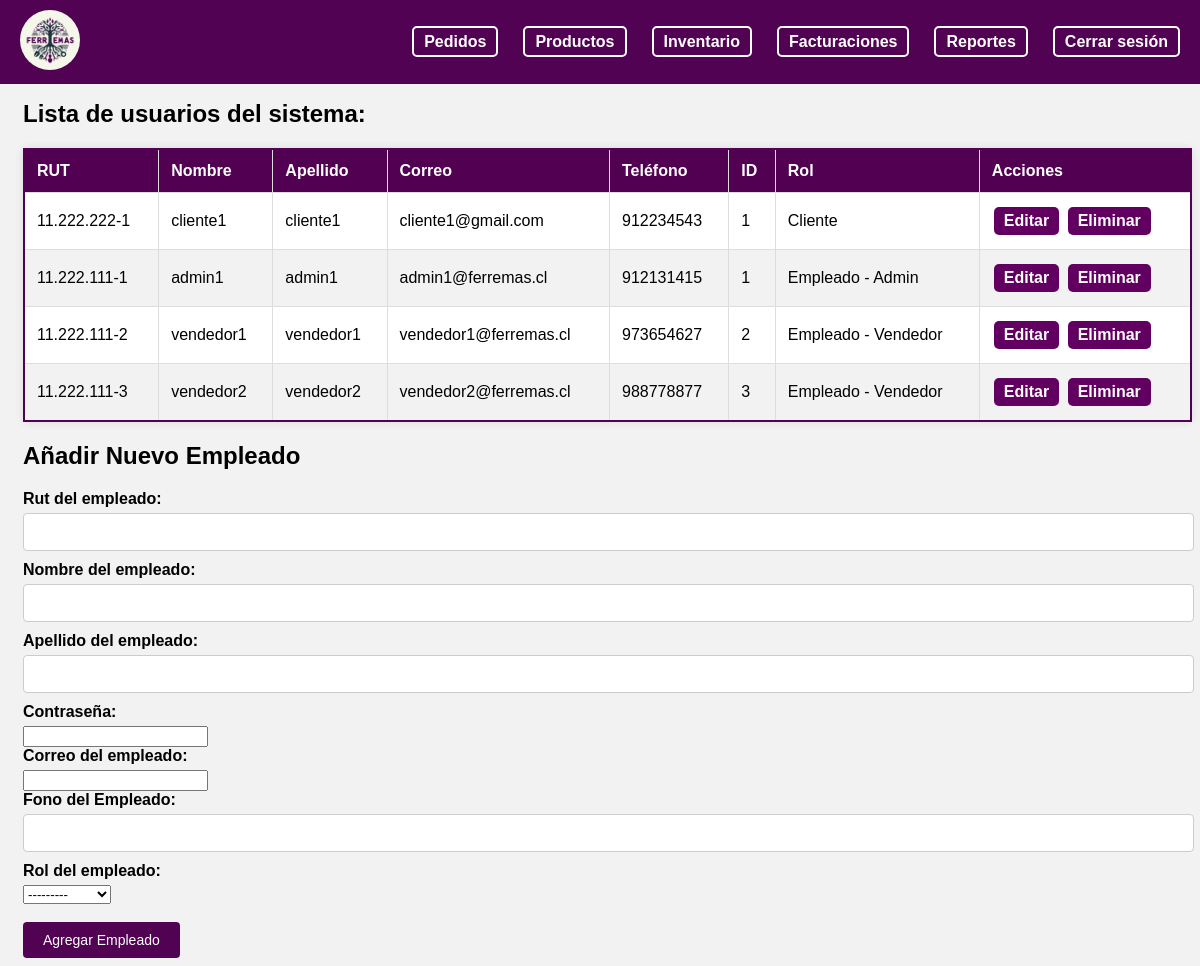
The app's page /adm_usuarios/ (signed in), older data.
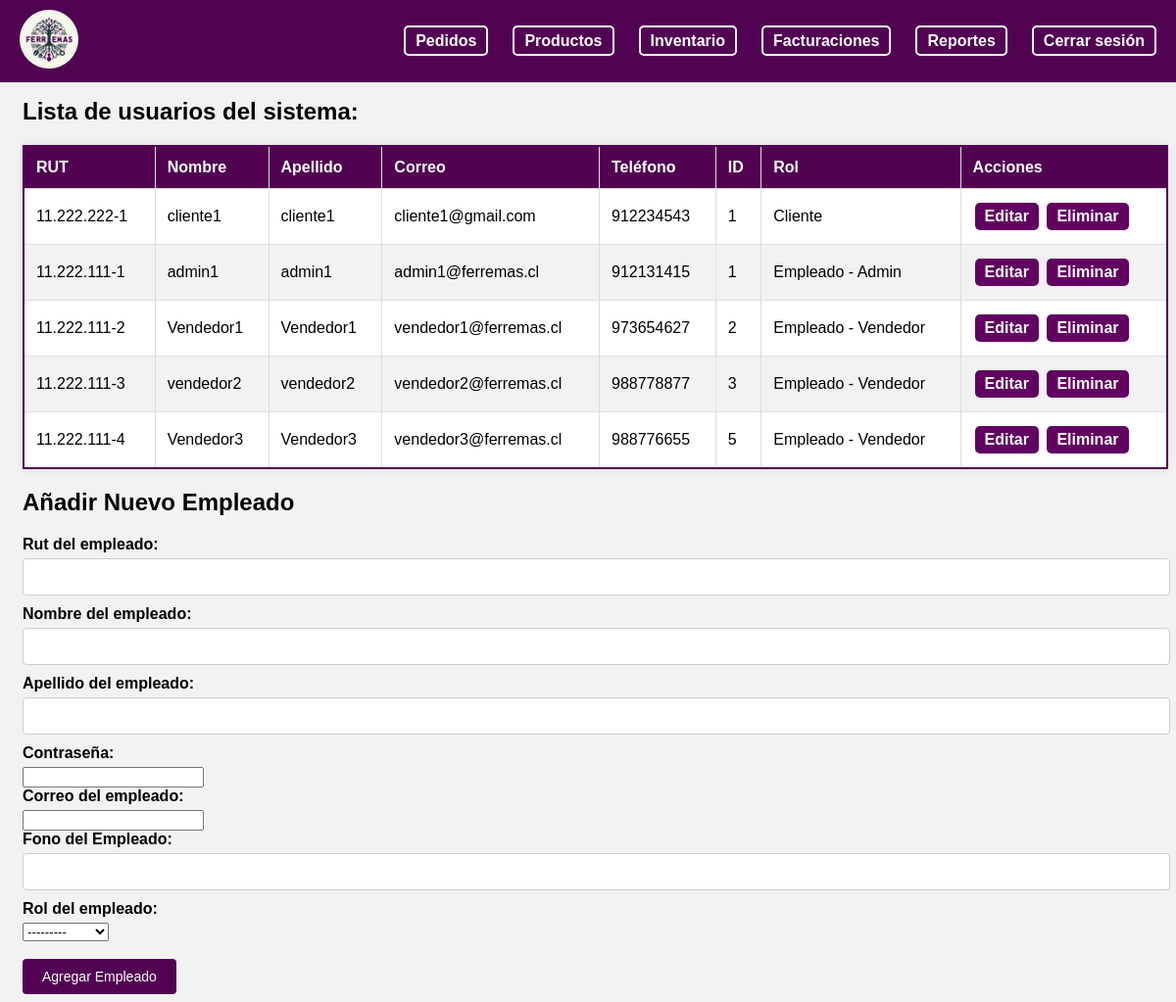
The same page, newer data.
### myapp/models.py (models this page shows, shortened)
class Cliente(models.Model):
    cli_id = models.AutoField(primary_key=True)
    cli_rut= models.CharField(max_length=12, null=False, unique=True)
    cli_name = models.CharField(max_length=15, null=False)
    cli_lastname = models.CharField(max_length=20, null=False)
    cli_password = models.CharField(max_length=20, null=False)
    cli_mail = models.EmailField(null=False)
    cli_fono = models.IntegerField(null=False)
    rol = models.ForeignKey(Rol, on_delete=models.CASCADE)

class Rol(models.Model):
    rol_id = models.CharField(max_length=3, primary_key=True)
    rol_description = models.CharField(max_length=12)
    def __str__(self):
        return self.rol_description

class Empleado(models.Model):
    emp_id = models.AutoField(primary_key=True)
    emp_rut= models.CharField(max_length=12, null=False, unique=True)
    emp_name = models.CharField(max_length=15, null=False)
    emp_lastname = models.CharField(max_length=20, null=False)
    emp_password = models.CharField(max_length=20, null=False)
    emp_mail = models.EmailField(null=False)
    emp_fono = models.IntegerField(null=False)
    rol = models.ForeignKey(Rol, on_delete=models.CASCADE)
    def __str__(self):
        return self.rol.rol_id +' - '+ self.emp_name +' '+ self.emp_lastname

### myapp/views.py (the view)
# urls.py: path('adm_usuarios/', views.adm_usuarios, name='adm_usuarios'),
def adm_usuarios(request):
    user_id = request.session.get('user_id')
    if not user_id:
        return redirect('home')
    try:
        empleado = Empleado.objects.get(emp_id=request.session['user_id'])
        print("Empleado ID from session:", request.session.get('user_id'))
        print("Empleado Profile for current user:", empleado)
    except Empleado.DoesNotExist:
        return JsonResponse({'error': 'Empleado no encontrado'})
    clientes = Cliente.objects.all()
    empleados = Empleado.objects.all()
    if request.method == 'POST':
        form = EmpleadoForm(request.POST, request.FILES)
        if form.is_valid():
            form.save()
            messages.success(request, 'Empleado añadido correctamente.')
            return redirect('adm_usuarios')
    else:
        form = EmpleadoForm()
    return render(request, 'empleado/admin/adm_usuarios.html', {'empleado': empleado, 'clientes': clientes, 'empleados': empleados, 'form': form})

### myapp/forms.py
class EmpleadoForm(forms.ModelForm):
    class Meta:
        model = Empleado
        fields = ['emp_rut', 'emp_name', 'emp_lastname', 'emp_password', 'emp_mail', 'emp_fono', 'rol']
        labels = {
            'emp_rut': 'Rut del empleado',
            'emp_name': 'Nombre del empleado',
            'emp_lastname': 'Apellido del empleado',
            'emp_password': 'Contraseña',
            'emp_mail': 'Correo del empleado',
            'emp_fono': 'Fono del Empleado',
            'rol': 'Rol del empleado',
        }
        widgets = {
            'emp_rut': forms.TextInput(attrs={'class': 'form-control'}),
            'emp_name': forms.TextInput(attrs={'class': 'form-control'}),
            'emp_lastname': forms.TextInput(attrs={'class': 'form-control'}),
            'emp_password': forms.PasswordInput(attrs={'class': 'form-control'}),
            'emp_mail': forms.EmailInput(attrs={'class': 'form-control'}),
            'emp_fono': forms.NumberInput(attrs={'class': 'form-control'}),
            'rol': forms.Select(attrs={'class': 'form-control'}),
        }

### myapp/templates/empleado/admin/adm_usuarios.html (shortened to what the changed rows need)
{% load static %}
<!DOCTYPE html>
<html lang="en">
<head>
    <link rel="stylesheet" href="{% static '/styles/nav.css' %}" />
    <link rel="stylesheet" href="{% static '/styles/empleado/admin/adm_usuarios.css' %}" />
    <link rel="stylesheet" href="{% static '/styles/form.css' %}" />
</head>
<body>
    <div class="content" id="text1" style="margin-top: 100px; margin-left: 15px;">
        <h2>Lista de usuarios del sistema:</h2>
        <table class="user-table">
            <thead>
                <tr>
                    <th>RUT</th>
                    <th>Nombre</th>
                    <th>Apellido</th>
                    <th>Correo</th>
                    <th>Teléfono</th>
                    <th>ID</th>
                    <th>Rol</th>
                    <th>Acciones</th>
                </tr>
            </thead>
            <tbody>
                {% for cliente in clientes %}
                    <tr>
                        <td>{{ cliente.cli_rut }}</td>
                        <td>{{ cliente.cli_name }}</td>
                        <td>{{ cliente.cli_lastname }}</td>
                        <td>{{ cliente.cli_mail }}</td>
                        <td>{{ cliente.cli_fono }}</td>
                        <td>{{ cliente.cli_id }}</td>
                        <td>{{ cliente.rol }}</td>
                        <td>
                            <a href="{% url 'editar_cliente' cliente.cli_id %}">Editar</a>
                            <a href="{% url 'eliminar_cliente' cliente.cli_id %}">Eliminar</a>
                        </td>
                    </tr>
                {% endfor %}
                {% for emp in empleados %}
                    <tr>
                        <td>{{ emp.emp_rut }}</td>
                        <td>{{ emp.emp_name }}</td>
                        <td>{{ emp.emp_lastname }}</td>
                        <td>{{ emp.emp_mail }}</td>
                        <td>{{ emp.emp_fono }}</td>
                        <td>{{ emp.emp_id }}</td>
                        <td>Empleado - {{ emp.rol }}</td>
                        <td>
                            <a href="{% url 'editar_empleado' emp.emp_id %}">Editar</a>
                            <a href="{% url 'eliminar_empleado' emp.emp_id %}">Eliminar</a>
                        </td>
                    </tr>
                {% endfor %}
            </tbody>
        </table>
        <div>
        <h2> Añadir Nuevo Empleado</h2>
        </div>
    </div>
</body>
</html>

Row changes from the older to the newer data that the page shows:
changed Empleado "vendedor1@ferremas.cl": emp_name "vendedor1" → "Vendedor1"; emp_lastname "vendedor1" → "Vendedor1"
added Empleado: emp_rut "11.222.111-4", emp_name "Vendedor3", emp_lastname "Vendedor3", emp_mail "vendedor3@ferremas.cl", emp_fono "988776655", emp_id "5", rol "Vendedor"
